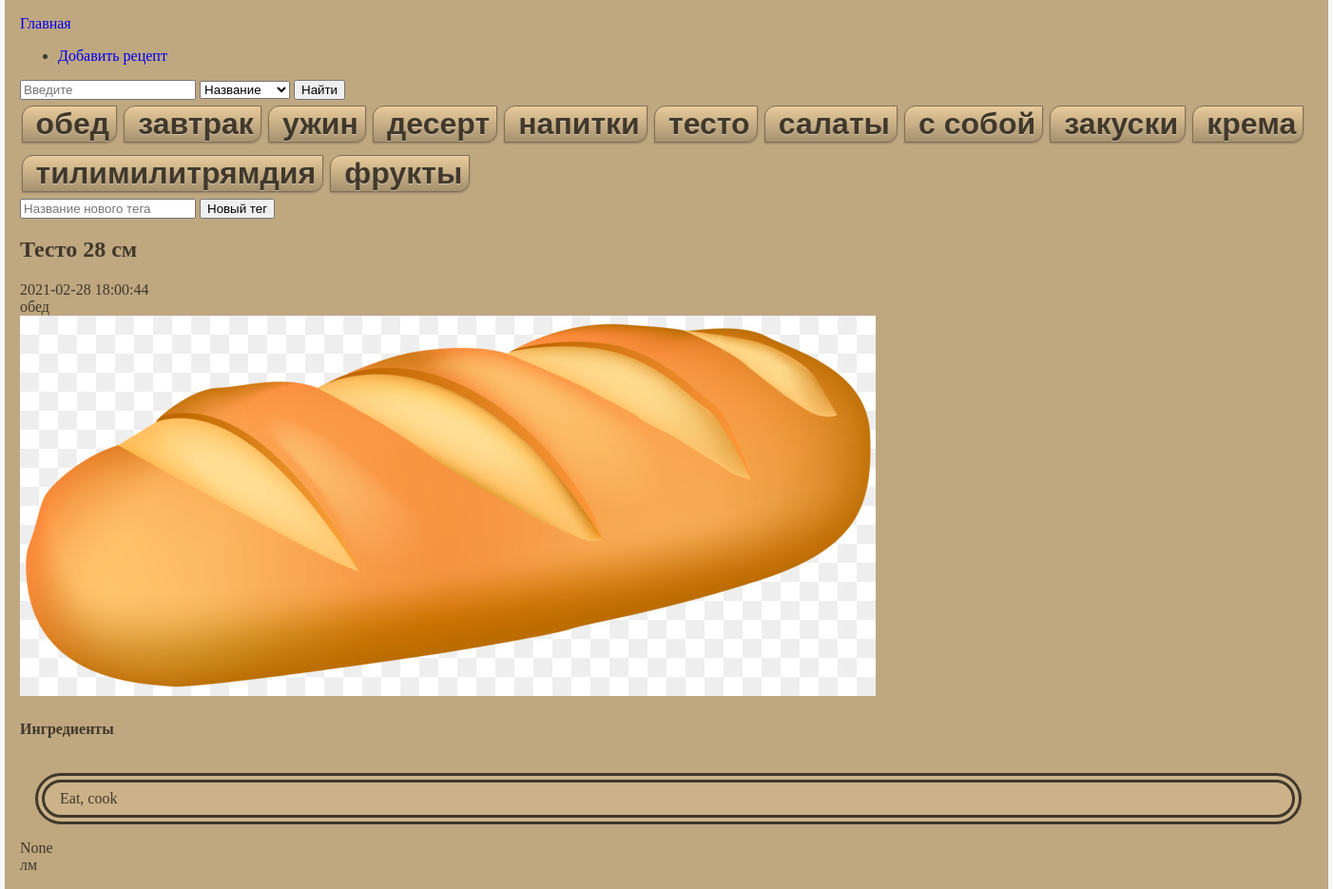
The page /tyesto-28-sm on the database its author committed.
### tables this page shows
CREATE TABLE tags (
    id INTEGER PRIMARY KEY AUTOINCREMENT,
    title varchar(32) not null
);

CREATE TABLE recipes (id INTEGER PRIMARY KEY AUTOINCREMENT, created TIMESTAMP NOT NULL DEFAULT CURRENT_TIMESTAMP, title varchar (32) NOT NULL, url varchar (64) NOT NULL, tags varchar (64) NOT NULL, recipe text NOT NULL, image VARCHAR (255), source VARCHAR (512));

### main.py (the view)
@app.route('/<recipe_url>')
def recipe(recipe_url):
    recipe_content = databaseGet.get_one_post_with_url(str(recipe_url))
    tags = databaseGet.get_all_tags()
    ttr = databaseGet.get_tags_to_recipe(recipe_url)
    ingredients = databaseGet.get_ingredients_to_recipe_by_recipe_id(recipe_content['id'])
    return render_template('recipe.html', tags=tags, tags_to_recipe=ttr, recipe=recipe_content, ingredients=ingredients)

### src/SqlClassConnection.py (called while the page is built)
    def get_one_post_with_url(self, url):
        post = self.cursor.execute('SELECT * FROM recipes WHERE url = ?', (url,)).fetchone()
        return post

    def get_all_tags(self):
        tags = self.cursor.execute("SELECT * FROM tags").fetchall()
        return tags

    def get_tags_to_recipe(self, url):
        tags_list = []
        tags = self.cursor.execute("""SELECT * FROM tags_recipes
                                    INNER JOIN recipes ON recipes.id = tags_recipes.recipe
                                    WHERE recipes.url=?""", (url,)).fetchall()
        for i in tags:
            tag = self.cursor.execute("""SELECT * FROM tags
                                                INNER JOIN tags_recipes ON tags_recipes.tag = tags.id
                                                WHERE tags.id=?""", (i['tag'],)).fetchone()
            tags_list.append(tag['title'])
        return tags_list

    def get_ingredients_to_recipe_by_recipe_id(self, recipe_id):
        ingredients = self.cursor.execute("SELECT * FROM ingredients WHERE recipe_id=?", (recipe_id,)).fetchall()
        return ingredients

### templates/recipe.html (shortened to what this page needs)
{% extends 'base.html' %}
{% block content %}
    <h2>{% block title %} {{ recipe['title'] }} {% endblock %}</h2>
    <span class="badge badge-primary">{{ recipe['created'] }}</span>
    <div class="tags">
        {% for tag in tags_to_recipe %}
            <p>{{ tag }}</p>
        {% endfor %}
    </div>
    <div>
        <img src="{{ recipe['image'] }}" alt="img">
    </div>
    <div id="inputing">
        <h4>Ингредиенты</h4>
    </div>
    <div class="recipe">
        {{ recipe['recipe'] }}
    </div>
    <p>{{ recipe['source'] }}</p>
{% endblock %}

### templates/base.html (shortened to what this page needs)
<!doctype html>
<html lang="ru">
  <head>
    <link rel="stylesheet" href="../static/css/style.css">
    <link rel="stylesheet" href="../static/css/recipeonmainpage.css">
    <link rel="stylesheet" href="../static/css/onerecipe.css">
  </head>
  <body>
    <header>
        <nav class="">
            <a class="navbar-brand" href="{{ url_for('index')}}">Главная</a>
            <div class="collapse navbar-collapse" id="navbarNav">
                <ul class="navbar-nav">
                    <li class="nav-item">
                        <a class="nav-link" href="{{url_for('create')}}">Добавить рецепт</a>
                    </li>
                </ul>
            </div>
        </nav>
        <div class="search">
            <label>
                <input class="search_input" type="text" name="search_content" placeholder="Введите">
                <select id="type_input">
                    <option value="title">Название</option>
                </select>
                <input type="button" value="Найти" onclick="search_generate_url()">
            </label>
        </div>
        <div class="tags">
            {% for tag in tags %}
                {% set tag_id =  tag['id'] %}
                <button onclick="search_generate_url('tag', '{{ tag_id }}')" class="tag">{{ tag['title'] }}</button>
            {% endfor %}
        </div>
        <form action="/create_tag" method="post">
            <label>
                <input type="text" name="new_tag" placeholder="Название нового тега">
            </label>
            <input type="submit" value="Новый тег">
        </form>
    </header>
    <main>
        {% block content %}
        {% endblock %}
    </main>
    <footer>
        лм
    </footer>
  </body>
</html>

### static/css/style.css (style rules this page uses)
p { margin: 0; padding: 0; }
html { background-color: #F8F8F8; }
body { width: 85em; background-color: #BFA780; margin: auto; padding: 1em; color: #40382B; }
a { text-decoration: none; }
.tag { display: inline-block; margin: 0.2em 0.05em; padding: 0 7px 0 14px; white-space: nowrap; position: relative; background: -moz-linear-gradient(top, #E8CB9B 0%, #A6916F 100%); background: -webkit-gradient(linear, left top, left bottom, color-stop(0%,#E8CB9B), color-stop(100%,#A6916F)); background: -webkit-linear-gradient(top, #E8CB9B 0%,#A6916F 100%); background: -o-linear-gradient(top, #E8CB9B 0%,#A6916F 100%); background: linear-gradient(to bottom, #E8CB9B 0%,#A6916F 100%); background-color: #E8CB9B; color: #40382B; font: bold 2em Arial, Tahoma, sans-serif; text-decoration: none; text-shadow: 0 1px rgba(255,255,255,0.4); border: 1px solid #806F55; border-radius: 12px 1px; box-shadow: inset 0 1px #E8CB9B, 0 1px 2px rgba(0,0,0,0.21); }

### static/css/recipeonmainpage.css (style rules this page uses)
.recipe { float: left; margin: 1em; padding: 0.5em 1em; border: 10px #40382B double; border-radius: 5em; background-color: #CCB289; width: 80em; }

### rows shown on the page
tags: title "обед"
tags: title "завтрак"
tags: title "ужин"
tags: title "десерт"
tags: title "напитки"
tags: title "тесто"
tags: title "салаты"
tags: title "с собой"
tags: title "закуски"
tags: title "крема"
tags: title "тилимилитрямдия"
tags: title "фрукты"
recipes: title "Тесто 28 см", created "2021-02-28 18:00:44", image (picture), recipe "Eat, cook"

### other values the page prints
{{ recipe['source'] }} "None"
